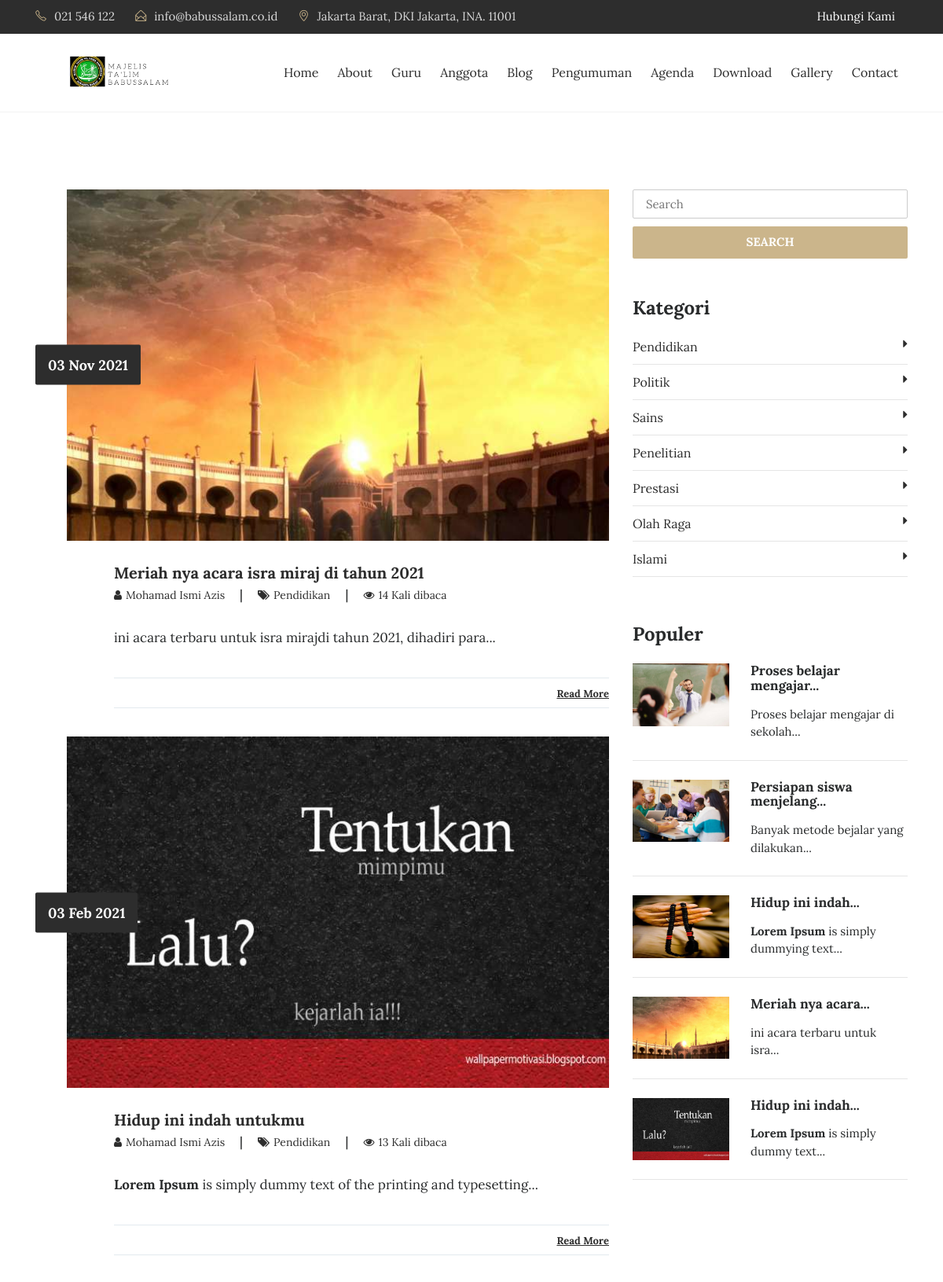
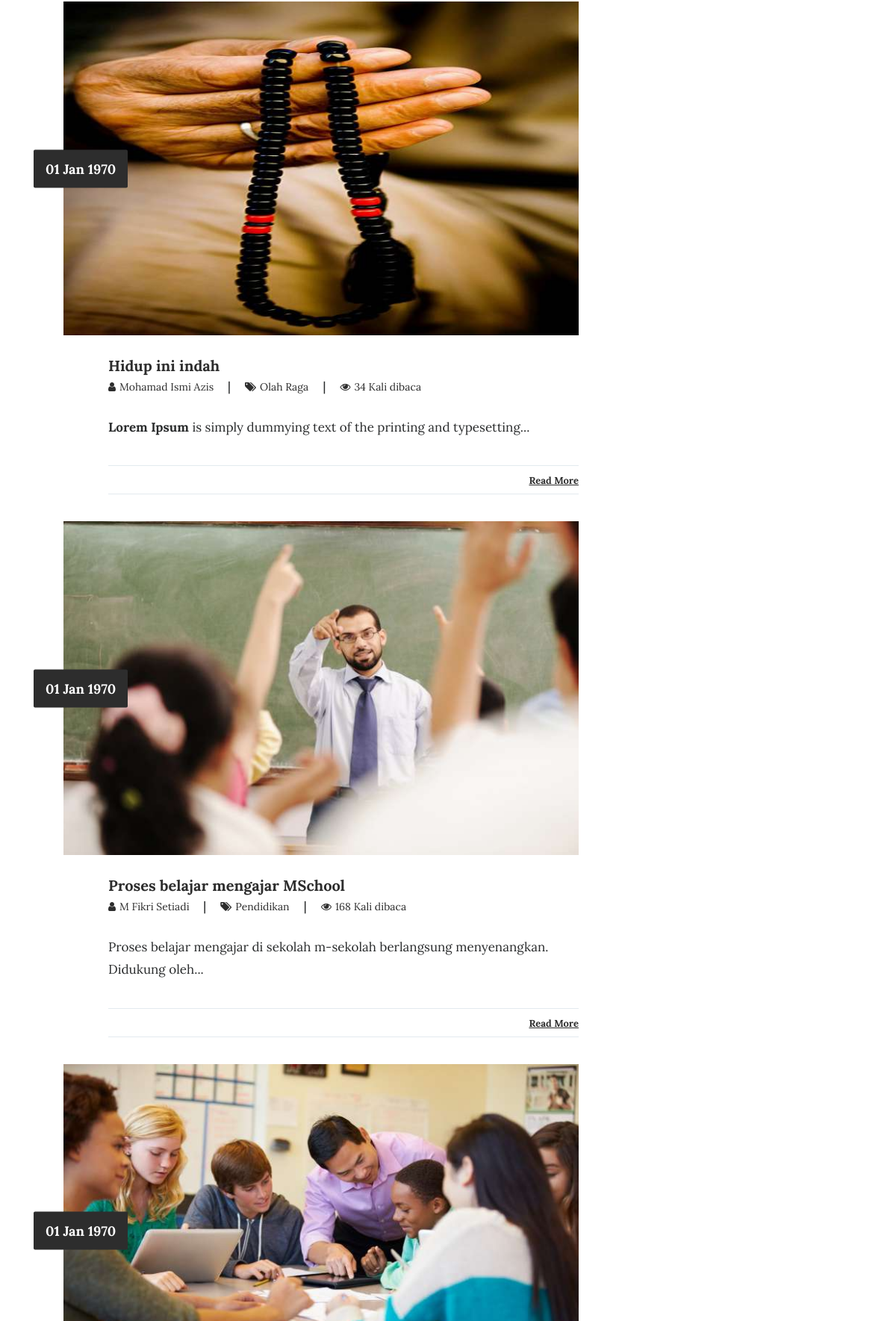
Screenshot of /index.php/blog (upper part) with the database file from the repository (2 pictures, top to bottom).
### tables this page shows
CREATE TABLE `tbl_tulisan` (
  `tulisan_id` int(11) NOT NULL AUTO_INCREMENT,
  `tulisan_judul` varchar(100) DEFAULT NULL,
  `tulisan_isi` text,
  `tulisan_tanggal` timestamp NULL DEFAULT CURRENT_TIMESTAMP,
  `tulisan_kategori_id` int(11) DEFAULT NULL,
  `tulisan_kategori_nama` varchar(30) DEFAULT NULL,
  `tulisan_views` int(11) DEFAULT '0',
  `tulisan_gambar` varchar(40) DEFAULT NULL,
  `tulisan_pengguna_id` int(11) DEFAULT NULL,
  `tulisan_author` varchar(40) DEFAULT NULL,
  `tulisan_img_slider` int(2) NOT NULL DEFAULT '0',
  `tulisan_slug` varchar(200) DEFAULT NULL,
  `tulisan_status` varchar(10) DEFAULT '0',
  `tulisan_tags` varchar(225) DEFAULT NULL,
  PRIMARY KEY (`tulisan_id`),
  KEY `tulisan_kategori_id` (`tulisan_kategori_id`),
  KEY `tulisan_pengguna_id` (`tulisan_pengguna_id`)
);

CREATE TABLE `tbl_kategori` (
  `kategori_id` int(11) NOT NULL AUTO_INCREMENT,
  `kategori_nama` varchar(30) DEFAULT NULL,
  `kategori_tanggal` timestamp NULL DEFAULT CURRENT_TIMESTAMP,
  PRIMARY KEY (`kategori_id`)
);

### application/controllers/Blog.php (called while the page is built, shortened)
<?php
class Blog extends CI_Controller{
	function __construct(){
		$this->load->model('m_tulisan');
		$this->load->model('m_pengunjung');
	}
	function index(){
		$x['title'] = "Blog";
		$jum=$this->m_tulisan->berita();
        $page=$this->uri->segment(3);
        if(!$page):
            $offset = 0;
        else:
            $offset = $page;
        endif;
        $limit=5;
        $config['base_url'] = base_url() . 'blog/index/';
            $config['total_rows'] = $jum->num_rows();
            $config['per_page'] = $limit;
            $config['uri_segment'] = 3;
	          $config['full_tag_open']    = '<div class="pagging text-center"><nav><ul class="pagination justify-content-center">';
	          $config['full_tag_close']   = '</ul></nav></div>';
	          $config['num_tag_open']     = '<li class="page-item"><span class="page-link">';
	          $config['num_tag_close']    = '</span></li>';
	          $config['cur_tag_open']     = '<li class="page-item"><span class="page-link">';
	          $config['cur_tag_close']    = '<span class="sr-only">(current)</span></span></li>';
	          $config['next_tag_open']    = '<li class="page-item"><span class="page-link">';
	          $config['next_tagl_close']  = '<span aria-hidden="true">&raquo;</span></span></li>';
	          $config['prev_tag_open']    = '<li class="page-item"><span class="page-link">';
	          $config['prev_tagl_close']  = '</span>Next</li>';
	          $config['first_tag_open']   = '<li class="page-item"><span class="page-link">';
	          $config['first_tagl_close'] = '</span></li>';
	          $config['last_tag_open']    = '<li class="page-item"><span class="page-link">';
	          $config['last_tagl_close']  = '</span></li>';
            $config['first_link'] = 'Awal';
            $config['last_link'] = 'Akhir';
            $config['next_link'] = 'Next >>';
            $config['prev_link'] = '<< Prev';
            $this->pagination->initialize($config);
            $x['page'] =$this->pagination->create_links();
						$x['data']=$this->m_tulisan->berita_perpage($offset,$limit);
						$x['category']=$this->db->get('tbl_kategori');
						$x['populer']=$this->db->query("SELECT * FROM tbl_tulisan WHERE tulisan_status = '1' ORDER BY tulisan_views  DESC LIMIT 5");
						$this->load->view('depan/v_blog',$x);
	}
}

### index.php (called while the page is built, shortened)
<?php
require_once BASEPATH.'core/CodeIgniter.php';

### application/models/M_tulisan.php (called while the page is built, shortened)
<?php
class M_tulisan extends CI_Model{
	function berita_perpage($offset,$limit){
		$hsl=$this->db->query("SELECT tbl_tulisan.*,DATE_FORMAT(tulisan_tanggal,'%d/%m/%Y') AS tanggal FROM tbl_tulisan WHERE tulisan_status ='1' ORDER BY tulisan_id DESC limit $offset,$limit");
		return $hsl;
	}
}

### application/views/depan/v_blog.php (the view, shortened to what this page needs)
<!DOCTYPE html>
<html lang="en">
<head>
    <?php
        function limit_words($string, $word_limit){
            $words = explode(" ",$string);
            return implode(" ",array_splice($words,0,$word_limit));
        }
    ?>
</head>
<body>
<section class="blog-wrap">
    <div class="container">
        <div class="row">
            <div class="col-md-8">
              <?php foreach ($data->result() as $row) : ?>
                <div class="blog-single-item">
                    <div class="blog-img_block">
                        <img src="<?php echo base_url().'assets/images/'.$row->tulisan_gambar;?>" class="img-fluid" alt="blog-img" div data-aos="fade-up"data-aos-duration="2000">
                        <div class="blog-date">
                            <span><?php echo date('d M Y',strtotime($row->tanggal));?></span>
                        </div>
                    </div>
                    <div class="blog-tiltle_block">
                        <h4><a href="<?php echo site_url('artikel/'.$row->tulisan_slug);?>"><?php echo $row->tulisan_judul;?></a></h4>
                        <h6> <a href="#"><i class="fa fa-user" aria-hidden="true"></i><span><?php echo $row->tulisan_author;?></span> </a>  |   <a href="#"><i class="fa fa-tags" aria-hidden="true"></i><span><?php echo $row->tulisan_kategori_nama;?></span></a>  |  <a href="#"><i class="fa fa-eye" aria-hidden="true"></i><span><?php echo $row->tulisan_views;?> Kali dibaca</span> </a></h6>
                        <?php echo limit_words($row->tulisan_isi,10).'...';?>
                        <div class="blog-icons">
                            <div class="blog-share_block">
                                <a href="<?php echo site_url('artikel/'.$row->tulisan_slug);?>">Read More</a>
                            </div>
                        </div>
                    </div>
                </div>
              <?php endforeach;?>
            </div>
            <div class="col-md-4">
                <form action="<?php echo site_url('blog/search');?>" method="get">
                    <input type="text" name="keyword" placeholder="Search" class="blog-search" required>
                    <button type="submit" class="btn btn-warning btn-blogsearch">SEARCH</button>
                </form>
                <div class="blog-category_block">
                  <h3>Kategori</h3>
                  <ul>
                    <?php foreach ($category->result() as $row) : ?>
                      <li><a href="<?php echo site_url('blog/kategori/'.str_replace(" ","-",$row->kategori_nama));?>"><?php echo $row->kategori_nama;?><i class="fa fa-caret-right" aria-hidden="true"></i></a></li>
                    <?php endforeach;?>
                  </ul>
                </div>
                <div class="blog-featured_post">
                    <h3>Populer</h3>
                    <?php foreach ($populer->result() as $row) :?>
                      <div class="blog-featured-img_block">
                          <img width="35%" src="<?php echo base_url().'assets/images/'.$row->tulisan_gambar;?>" class="img-fluid" alt="blog-featured-img">
                          <h5><a href="<?php echo site_url('artikel/'.$row->tulisan_slug);?>"><?php echo limit_words($row->tulisan_judul,3).'...';?></a></h5>
                          <p><?php echo limit_words($row->tulisan_isi,5).'...';?></p>
                      </div>
                      <hr>
                    <?php endforeach;?>
                </div>
            </div>
        </div>
    </div>
</section>
    </body>
    </html>

### theme/css/scroll.css (style rules this page uses)
html { scroll-behavior: smooth; }

### rows the page displays
tbl_tulisan: tulisan_gambar (picture), tanggal "03 Nov 2021", tulisan_judul "Meriah nya acara isra miraj di tahun 2021", tulisan_author "Mohamad Ismi Azis", tulisan_kategori_nama "Pendidikan", tulisan_views "14", tulisan_isi "ini acara terbaru untuk isra mirajdi tahun 2021, dihadiri para", tulisan_judul "Meriah nya acara", tulisan_isi "ini acara terbaru untuk isra"
tbl_tulisan: tulisan_gambar (picture), tanggal "03 Feb 2021", tulisan_judul "Hidup ini indah untukmu", tulisan_author "Mohamad Ismi Azis", tulisan_kategori_nama "Pendidikan", tulisan_views "13", tulisan_isi "Lorem Ipsum is simply dummy text of the printing and typesetting", tulisan_judul "Hidup ini indah", tulisan_isi "Lorem Ipsum is simply dummy text"
tbl_tulisan: tulisan_gambar (picture), tanggal "01 Jan 1970", tulisan_judul "Hidup ini indah", tulisan_author "Mohamad Ismi Azis", tulisan_kategori_nama "Olah Raga", tulisan_views "34", tulisan_isi "Lorem Ipsum is simply dummying text of the printing and typesetting", tulisan_isi "Lorem Ipsum is simply dummying text"
tbl_tulisan: tulisan_gambar (picture), tanggal "01 Jan 1970", tulisan_judul "Proses belajar mengajar MSchool", tulisan_author "M Fikri Setiadi", tulisan_kategori_nama "Pendidikan", tulisan_views "168", tulisan_isi "Proses belajar mengajar di sekolah m-sekolah berlangsung menyenangkan. Didukung oleh", tulisan_judul "Proses belajar mengajar", tulisan_isi "Proses belajar mengajar di sekolah"
tbl_tulisan: tulisan_gambar (picture), tanggal "01 Jan 1970", tulisan_judul "Persiapan siswa menjelang", tulisan_isi "Banyak metode bejalar yang dilakukan"
tbl_kategori: kategori_nama "Pendidikan"
tbl_kategori: kategori_nama "Politik"
tbl_kategori: kategori_nama "Sains"
tbl_kategori: kategori_nama "Penelitian"
tbl_kategori: kategori_nama "Prestasi"
tbl_kategori: kategori_nama "Olah Raga"
tbl_kategori: kategori_nama "Islami"
